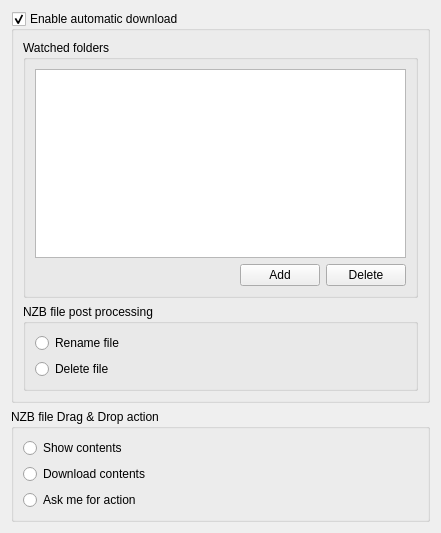
<?xml version="1.0" encoding="UTF-8"?>
<ui version="4.0">
 <class>NZBCore</class>
 <widget class="QWidget" name="NZBCore">
  <property name="geometry">
   <rect>
    <x>0</x>
    <y>0</y>
    <width>441</width>
    <height>533</height>
   </rect>
  </property>
  <property name="windowTitle">
   <string>NZB</string>
  </property>
  <layout class="QGridLayout" name="gridLayout_4">
   <item row="0" column="0">
    <widget class="QGroupBox" name="grpWatch">
     <property name="title">
      <string>Enable automatic download</string>
     </property>
     <property name="checkable">
      <bool>true</bool>
     </property>
     <layout class="QGridLayout" name="gridLayout_5">
      <item row="0" column="0">
       <widget class="QGroupBox" name="groupBox_2">
        <property name="title">
         <string>Watched folders</string>
        </property>
        <layout class="QGridLayout" name="gridLayout">
         <item row="0" column="0">
          <widget class="QListWidget" name="watchList"/>
         </item>
         <item row="2" column="0">
          <layout class="QHBoxLayout" name="horizontalLayout">
           <item>
            <spacer name="horizontalSpacer">
             <property name="orientation">
              <enum>Qt::Horizontal</enum>
             </property>
             <property name="sizeHint" stdset="0">
              <size>
               <width>40</width>
               <height>20</height>
              </size>
             </property>
            </spacer>
           </item>
           <item>
            <widget class="QPushButton" name="btnAddWatchFolder">
             <property name="text">
              <string>Add</string>
             </property>
            </widget>
           </item>
           <item>
            <widget class="QPushButton" name="btnDelWatchFolder">
             <property name="text">
              <string>Delete</string>
             </property>
            </widget>
           </item>
          </layout>
         </item>
        </layout>
       </widget>
      </item>
      <item row="1" column="0">
       <widget class="QGroupBox" name="groupBox_4">
        <property name="title">
         <string>NZB file post processing</string>
        </property>
        <property name="checkable">
         <bool>false</bool>
        </property>
        <layout class="QVBoxLayout" name="verticalLayout_2">
         <item>
          <widget class="QRadioButton" name="rdbRename">
           <property name="text">
            <string>Rename file</string>
           </property>
          </widget>
         </item>
         <item>
          <widget class="QRadioButton" name="rdbDelete">
           <property name="text">
            <string>Delete file</string>
           </property>
          </widget>
         </item>
        </layout>
       </widget>
      </item>
     </layout>
    </widget>
   </item>
   <item row="1" column="0">
    <widget class="QGroupBox" name="groupBox">
     <property name="title">
      <string>NZB file Drag &amp;&amp; Drop action</string>
     </property>
     <layout class="QVBoxLayout" name="verticalLayout">
      <item>
       <widget class="QRadioButton" name="rdShowContents">
        <property name="text">
         <string>Show contents</string>
        </property>
       </widget>
      </item>
      <item>
       <widget class="QRadioButton" name="rdDownloadContents">
        <property name="text">
         <string>Download contents</string>
        </property>
       </widget>
      </item>
      <item>
       <widget class="QRadioButton" name="rdAskForAction">
        <property name="text">
         <string>Ask me for action</string>
        </property>
       </widget>
      </item>
     </layout>
    </widget>
   </item>
  </layout>
 </widget>
 <tabstops>
  <tabstop>grpWatch</tabstop>
  <tabstop>watchList</tabstop>
  <tabstop>btnAddWatchFolder</tabstop>
  <tabstop>btnDelWatchFolder</tabstop>
  <tabstop>rdbRename</tabstop>
  <tabstop>rdbDelete</tabstop>
 </tabstops>
 <resources/>
 <connections/>
</ui>
